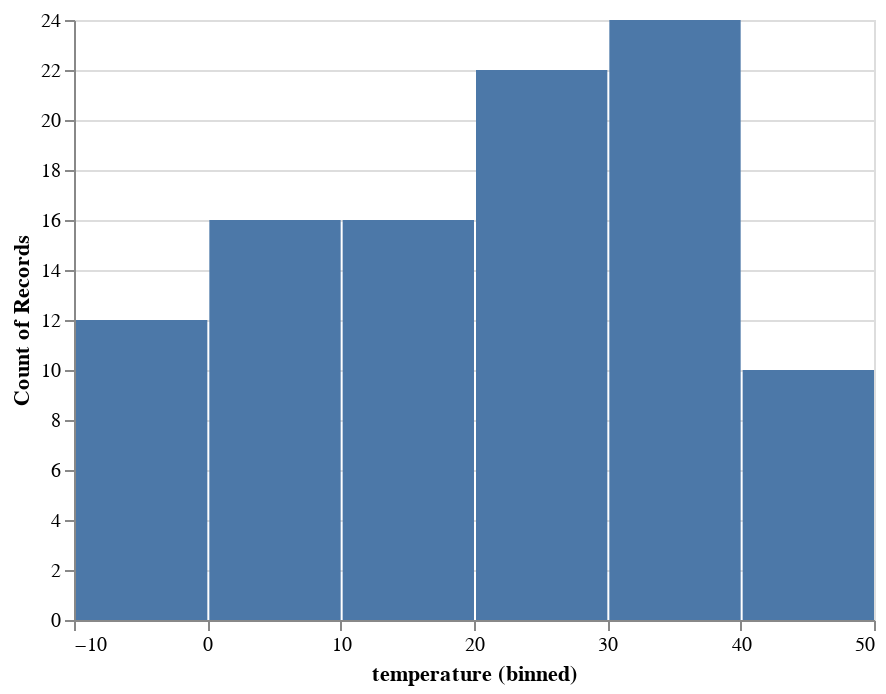

The notebook cell this image was saved under:
### Code cell
base = alt.Chart(df)
bar = base.mark_bar().encode(
    x=alt.X(field='temperature', 
            type='quantitative',
            bin=alt.Bin(maxbins=10),
            scale=alt.Scale(type='linear')),
    y=alt.Y(field='temperature', 
            type='quantitative', 
            aggregate='count', 
            scale=alt.Scale(type='linear', zero=True))
)
display_chart(bar)

### Figure 1 — Vega-Lite specification as saved in the notebook (floating-point values rounded to 4 significant figures)
{"config": {"view": {"continuousWidth": 400, "continuousHeight": 300}}, "data": {"name": "data-80b0e930866eee6a77413fd6e0890a78"}, "mark": "bar", "encoding": {"x": {"bin": {"maxbins": 10}, "field": "temperature", "scale": {"type": "linear"}, "type": "quantitative"}, "y": {"aggregate": "count", "field": "temperature", "scale": {"type": "linear", "zero": true}, "type": "quantitative"}}, "$schema": "https://vega.github.io/schema/vega-lite/v4.17.0.json", "datasets": {"data-80b0e930866eee6a77413fd6e0890a78": [{"temperature": 39.36, "wind": 11.56, "precipitation": 88.42, "condition": "fog"}, {"temperature": -5.947, "wind": 86.91, "precipitation": 70.56, "condition": "rain"}, {"temperature": 32.83, "wind": 97.66, "precipitation": 82.66, "condition": "sun"}, {"temperature": 17.53, "wind": 65.53, "precipitation": 53.86, "condition": "snow"}, {"temperature": -6.809, "wind": 37.03, "precipitation": 93.87, "condition": "drizzle"}, {"temperature": 42.36, "wind": 72.01, "precipitation": 40.66, "condition": "sun"}, {"temperature": 12.24, "wind": 24.36, "precipitation": 83.89, "condition": "sun"}, {"temperature": 42.81, "wind": 29.81, "precipitation": 71.55, "condition": "sun"}, {"temperature": 22.54, "wind": 96.88, "precipitation": 57.21, "condition": "rain"}, {"temperature": 22.5, "wind": 73.46, "precipitation": 18.48, "condition": "fog"}, {"temperature": 20.7, "wind": 78.81, "precipitation": 82.06, "condition": "drizzle"}, {"temperature": 25.29, "wind": 80.31, "precipitation": 22.37, "condition": "sun"}, {"temperature": 38.28, "wind": 67.47, "precipitation": 20.74, "condition": "snow"}, {"temperature": 3.673, "wind": 1.012, "precipitation": 18.16, "condition": "fog"}, {"temperature": 43.06, "wind": 60.68, "precipitation": 57.77, "condition": "drizzle"}, {"temperature": 32.27, "wind": 51.25, "precipitation": 82.37, "condition": "sun"}, {"temperature": 20.65, "wind": 17.36, "precipitation": 61.86, "condition": "snow"}, {"temperature": 7.592, "wind": 56.88, "precipitation": 63.84, "condition": "drizzle"}, {"temperature": 34.13, "wind": 53.5, "precipitation": 39.9, "condition": "drizzle"}, {"temperature": 43.35, "wind": 25.61, "precipitation": 80.37, "condition": "sun"}, {"temperature": -0.6671, "wind": 85.49, "precipitation": 74.2, "condition": "fog"}, {"temperature": 27.72, "wind": 92.4, "precipitation": 35.46, "condition": "sun"}, {"temperature": 42.99, "wind": 4.767, "precipitation": 78.85, "condition": "drizzle"}, {"temperature": 12.78, "wind": 70.43, "precipitation": 32.2, "condition": "rain"}, {"temperature": 12.35, "wind": 96.38, "precipitation": 58.32, "condition": "drizzle"}, {"temperature": 16.62, "wind": 79.43, "precipitation": 13.0, "condition": "drizzle"}, {"temperature": 37.42, "wind": 61.35, "precipitation": 43.78, "condition": "rain"}, {"temperature": 4.48, "wind": 49.78, "precipitation": 50.7, "condition": "drizzle"}, {"temperature": 24.1, "wind": 8.979, "precipitation": 30.64, "condition": "sun"}, {"temperature": -5.322, "wind": 61.19, "precipitation": 31.59, "condition": "snow"}, {"temperature": 9.657, "wind": 2.137, "precipitation": 57.55, "condition": "rain"}, {"temperature": 23.09, "wind": 16.85, "precipitation": 49.38, "condition": "snow"}, {"temperature": -0.8911, "wind": 67.44, "precipitation": 44.01, "condition": "drizzle"}, {"temperature": 38.78, "wind": 19.35, "precipitation": 18.48, "condition": "snow"}, {"temperature": 3.421, "wind": 27.41, "precipitation": 32.85, "condition": "fog"}, {"temperature": -5.033, "wind": 94.26, "precipitation": 43.46, "condition": "fog"}, {"temperature": -9.971, "wind": 93.98, "precipitation": 74.78, "condition": "sun"}, {"temperature": 14.88, "wind": 24.79, "precipitation": 51.2, "condition": "drizzle"}, {"temperature": 14.02, "wind": 91.63, "precipitation": 99.5, "condition": "sun"}, {"temperature": 31.31, "wind": 40.9, "precipitation": 74.89, "condition": "rain"}, {"temperature": 30.61, "wind": 42.06, "precipitation": 69.68, "condition": "snow"}, {"temperature": 34.75, "wind": 38.58, "precipitation": 67.83, "condition": "sun"}, {"temperature": 8.121, "wind": 98.8, "precipitation": 21.13, "condition": "drizzle"}, {"temperature": 21.83, "wind": 22.12, "precipitation": 79.23, "condition": "fog"}, {"temperature": 37.98, "wind": 3.931, "precipitation": 14.59, "condition": "rain"}, {"temperature": 25.96, "wind": 30.88, "precipitation": 81.57, "condition": "rain"}, {"temperature": 35.17, "wind": 31.08, "precipitation": 24.19, "condition": "rain"}, {"temperature": 33.36, "wind": 2.925, "precipitation": 12.16, "condition": "fog"}, {"temperature": -3.59, "wind": 86.99, "precipitation": 2.364, "condition": "drizzle"}, {"temperature": 43.53, "wind": 70.61, "precipitation": 66.95, "condition": "rain"}, {"temperature": 1.834, "wind": 75.07, "precipitation": 53.69, "condition": "sun"}, {"temperature": 43.48, "wind": 71.69, "precipitation": 31.73, "condition": "sun"}, {"temperature": 24.71, "wind": 68.3, "precipitation": 20.5, "condition": "snow"}, {"temperature": 16.05, "wind": 53.0, "precipitation": 11.69, "condition": "fog"}, {"temperature": 28.08, "wind": 24.84, "precipitation": 7.757, "condition": "fog"}, {"temperature": 26.31, "wind": 45.03, "precipitation": 31.41, "condition": "fog"}, {"temperature": 25.48, "wind": 87.22, "precipitation": 13.97, "condition": "snow"}, {"temperature": 11.04, "wind": 33.86, "precipitation": 38.97, "condition": "rain"}, {"temperature": 0.8142, "wind": 70.99, "precipitation": 19.27, "condition": "drizzle"}, {"temperature": 25.39, "wind": 68.95, "precipitation": 93.12, "condition": "fog"}, {"temperature": 27.77, "wind": 15.44, "precipitation": 5.294, "condition": "sun"}, {"temperature": 3.055, "wind": 86.43, "precipitation": 2.625, "condition": "rain"}, {"temperature": 39.42, "wind": 47.4, "precipitation": 41.73, "condition": "rain"}, {"temperature": 31.62, "wind": 31.29, "precipitation": 61.66, "condition": "snow"}, {"temperature": 37.73, "wind": 56.11, "precipitation": 81.92, "condition": "fog"}, {"temperature": 29.41, "wind": 46.76, "precipitation": 32.18, "condition": "snow"}, {"temperature": -5.305, "wind": 16.51, "precipitation": 40.73, "condition": "fog"}, {"temperature": 28.25, "wind": 74.65, "precipitation": 8.992, "condition": "drizzle"}, {"temperature": 40.71, "wind": 60.52, "precipitation": 5.486, "condition": "rain"}, {"temperature": 1.286, "wind": 47.74, "precipitation": 77.71, "condition": "drizzle"}, {"temperature": 14.0, "wind": 99.21, "precipitation": 14.9, "condition": "drizzle"}, {"temperature": 18.83, "wind": 96.75, "precipitation": 62.15, "condition": "rain"}, {"temperature": 17.1, "wind": 95.33, "precipitation": 1.769, "condition": "rain"}, {"temperature": 31.6, "wind": 80.13, "precipitation": 19.25, "condition": "drizzle"}, {"temperature": 7.272, "wind": 8.417, "precipitation": 24.49, "condition": "drizzle"}, {"temperature": 6.425, "wind": 39.27, "precipitation": 59.18, "condition": "sun"}, {"temperature": 0.3765, "wind": 94.78, "precipitation": 28.64, "condition": "fog"}, {"temperature": 29.42, "wind": 73.16, "precipitation": 36.38, "condition": "fog"}, {"temperature": 32.58, "wind": 23.57, "precipitation": 21.79, "condition": "sun"}, {"temperature": 40.58, "wind": 12.47, "precipitation": 33.05, "condition": "fog"}, {"temperature": 15.02, "wind": 23.52, "precipitation": 0.5866, "condition": "rain"}, {"temperature": -1.586, "wind": 58.71, "precipitation": 23.7, "condition": "fog"}, {"temperature": 39.84, "wind": 7.925, "precipitation": 73.28, "condition": "snow"}, {"temperature": 30.25, "wind": 53.6, "precipitation": 76.64, "condition": "sun"}, {"temperature": 12.09, "wind": 11.68, "precipitation": 21.31, "condition": "drizzle"}, {"temperature": 20.1, "wind": 35.51, "precipitation": 99.12, "condition": "snow"}, {"temperature": 34.61, "wind": 16.45, "precipitation": 76.58, "condition": "sun"}, {"temperature": 5.33, "wind": 11.49, "precipitation": 23.61, "condition": "rain"}, {"temperature": 10.62, "wind": 89.58, "precipitation": 17.9, "condition": "rain"}, {"temperature": 16.46, "wind": 82.14, "precipitation": 50.53, "condition": "drizzle"}, {"temperature": 30.49, "wind": 85.43, "precipitation": 99.73, "condition": "sun"}, {"temperature": -7.843, "wind": 20.1, "precipitation": 8.5, "condition": "drizzle"}, {"temperature": 23.82, "wind": 30.71, "precipitation": 91.23, "condition": "snow"}, {"temperature": 43.64, "wind": 28.82, "precipitation": 99.71, "condition": "fog"}, {"temperature": 8.982, "wind": 35.92, "precipitation": 91.12, "condition": "fog"}, {"temperature": 26.08, "wind": 63.54, "precipitation": 90.1, "condition": "sun"}, {"temperature": 38.44, "wind": 71.99, "precipitation": 21.22, "condition": "rain"}, {"temperature": 34.79, "wind": 89.27, "precipitation": 41.2, "condition": "sun"}, {"temperature": -5.848, "wind": 57.24, "precipitation": 64.23, "condition": "rain"}, {"temperature": 0.6933, "wind": 72.77, "precipitation": 62.22, "condition": "drizzle"}]}}
